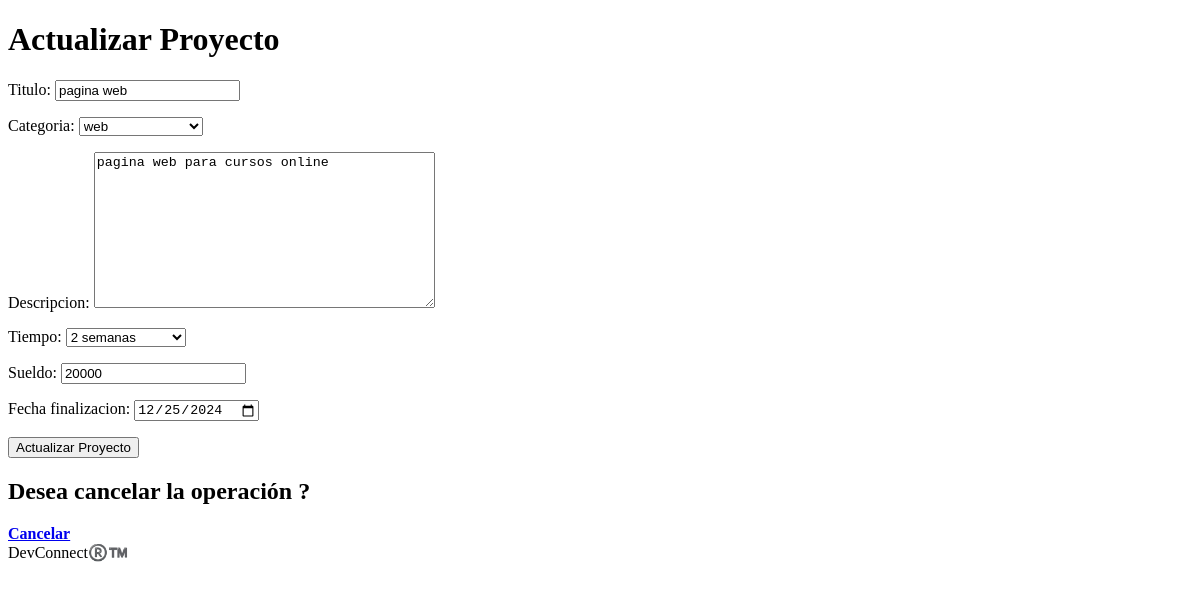
Page /home/actualizar_proyecto/4 (signed in) on the earlier database version.
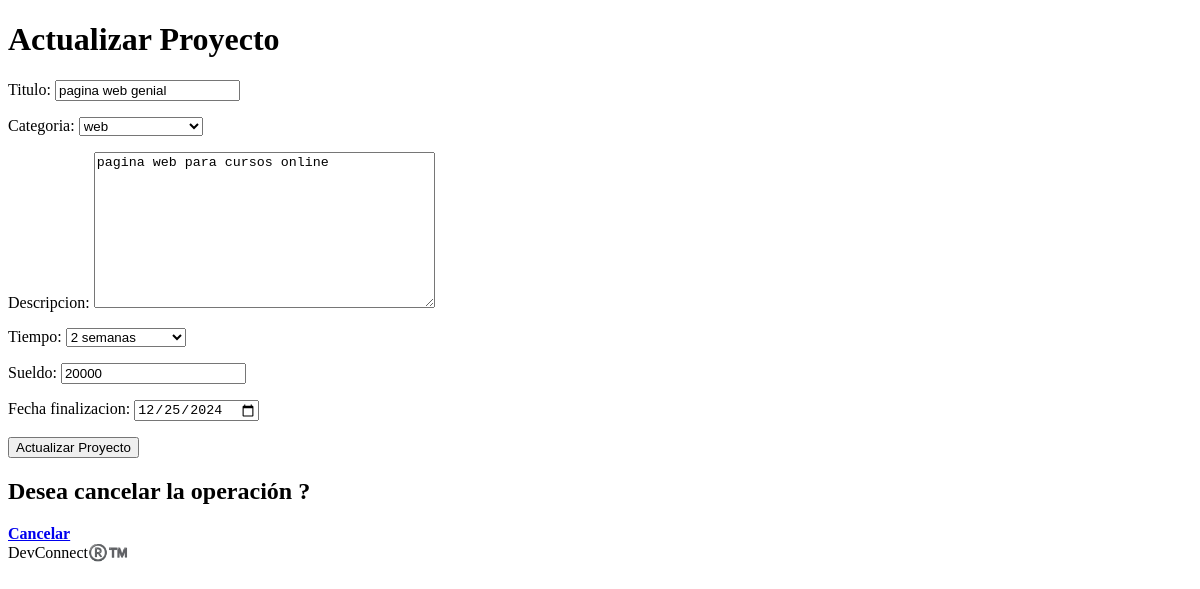
Same page on the later database version.
### home/models.py (models this page shows, shortened)
class proyecto(models.Model):
    titulo=models.CharField(max_length=100)
    categoria=models.CharField(max_length=100,choices=(('web','web'),('movil','movil'),('escritorio','escritorio'),('data science','data science'),('machine learning','machine learning'),('otros','otros')))
    descripcion=models.TextField()
    tiempo=models.CharField(max_length=100,choices=(('1 semana','1 semana'),('2 semanas','2 semanas'),('3 semanas','3 semanas'),('1 mes','1 mes'),('2 meses','2 meses'),('3 meses','3 meses'),('mas de 3 meses','mas de 3 meses'),('obra labor','obra labor')))
    sueldo=models.PositiveIntegerField()
    cliente=models.ForeignKey(User,on_delete=models.CASCADE)
    fecha_creacion=models.DateTimeField(auto_now_add=True)
    fecha_finalizacion=models.DateTimeField()
    freelancer_asignado=models.ForeignKey(User,on_delete=models.CASCADE,related_name='freelancer_asignado',null=True,blank=True)
    estado=models.CharField(max_length=100,choices=(('en espera','en espera'),('en progreso','en progreso'),('finalizado','finalizado')))

### home/views.py (the view)
# urls.py: path('actualizar_proyecto/<int:proyecto_id>',actualizar_proyecto,name='actualizar_proyecto'),
def actualizar_proyecto(request,proyecto_id):
    proyecto_obj=get_object_or_404(proyecto,id=proyecto_id,cliente=request.user)
    if request.method=='POST':
        formulario=proyecto_form(request.POST,instance=proyecto_obj)
        if formulario.is_valid():
            formulario.save()
            return redirect('cliente_home')
    else:
        formulario=proyecto_form(instance=proyecto_obj)
    context={'proyecto':proyecto_obj,'form':formulario}
    return render(request,'cliente/actualizar_proyecto.html',context)

### home/forms.py
class proyecto_form(forms.ModelForm):
    class Meta:
        model=proyecto
        fields=['titulo','categoria','descripcion','tiempo','sueldo','fecha_finalizacion']
        widgets = {
            'fecha_finalizacion': forms.DateInput(attrs={'type': 'date'}),
        }

### home/templates/cliente/actualizar_proyecto.html (shortened to what this page needs)
<!DOCTYPE html>
<html>
    <head>
    </head>
    <body>
        <h1>Actualizar Proyecto</h1>
        <form method="POST">
            {{ form.as_p }}
            <button type="submit">Actualizar Proyecto</button>
        </form>
        <h2>Desea cancelar la operación ?</h2>
        <a href="{% url 'cliente_home' %}"><strong>Cancelar</strong></a>
        <footer>DevConnect®️™️</footer>
</html>

Differences in the rows shown:
changed proyecto "web": titulo "pagina web" → "pagina web genial"
